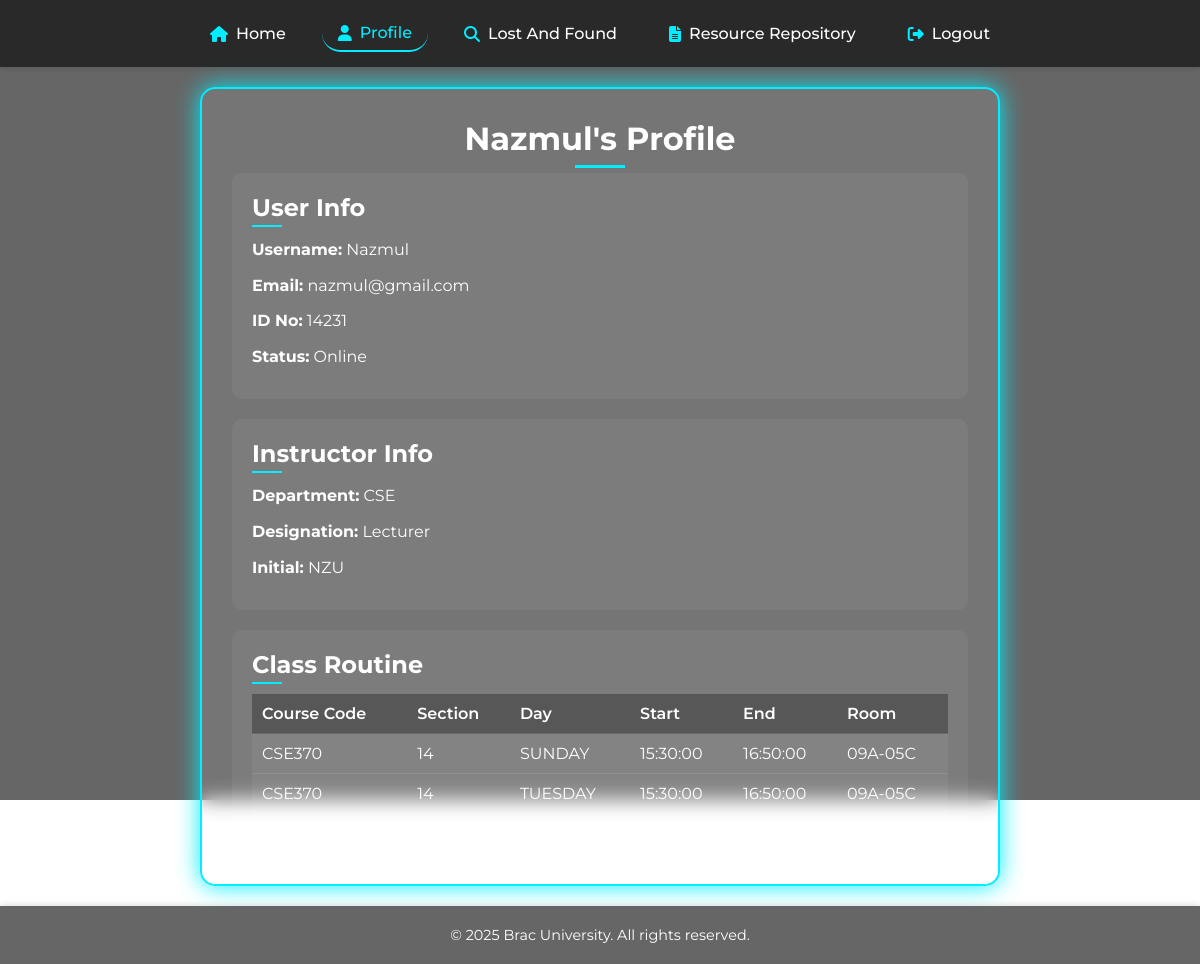
/Profile_dashboard/others_profile.php?user_id=29 (signed in), run on an earlier commit of the app's database.
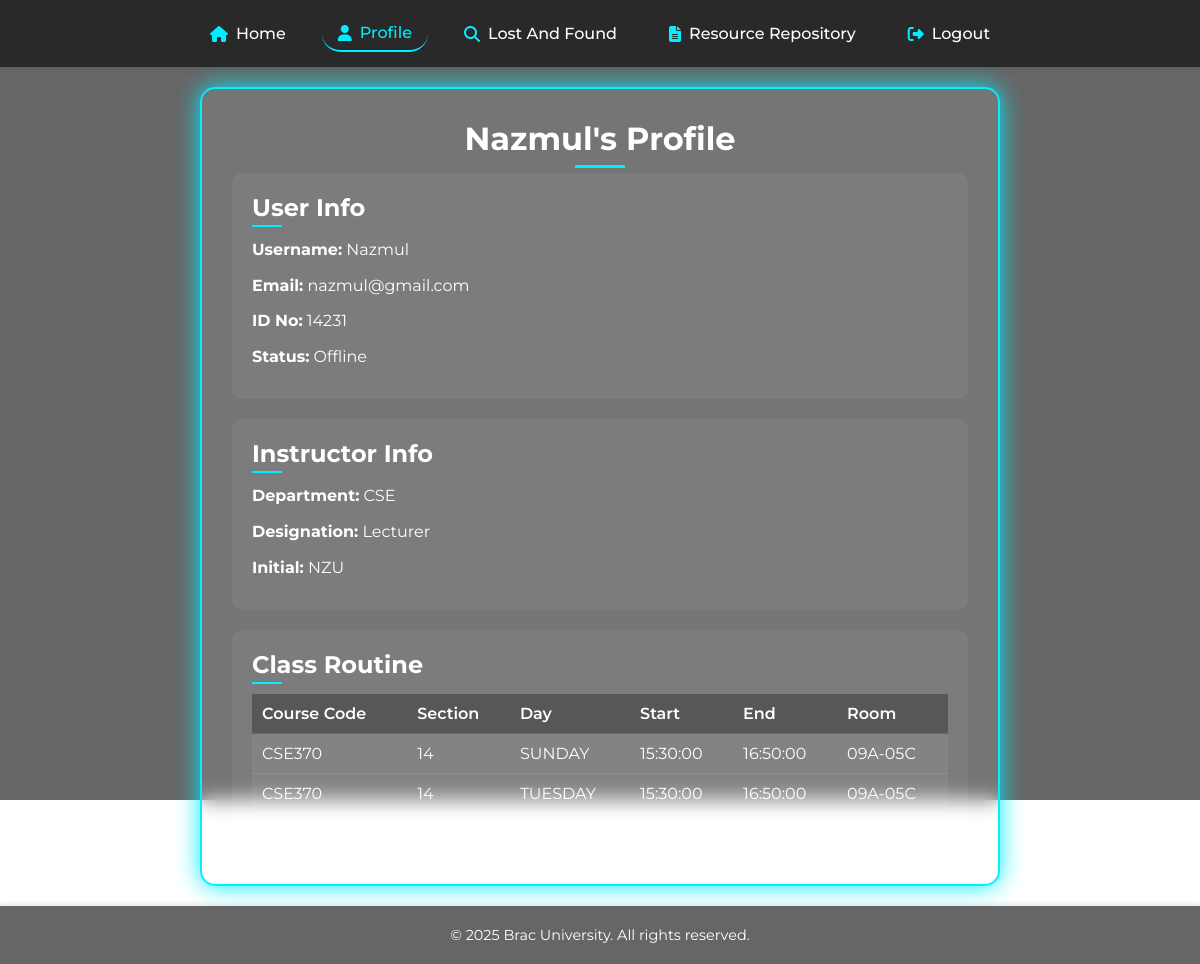
And on a later commit of the database.
### tables this page shows
CREATE TABLE `user` (
  `user_id` int(11) NOT NULL AUTO_INCREMENT,
  `username` varchar(50) NOT NULL,
  `email` varchar(100) NOT NULL,
  `password` varchar(255) NOT NULL,
  `status` varchar(50) NOT NULL DEFAULT 'Offline',
  `id_no` int(11) DEFAULT NULL,
  PRIMARY KEY (`user_id`),
  UNIQUE KEY `email` (`email`),
  UNIQUE KEY `id_no` (`id_no`)
);

### Profile_dashboard/others_profile.php (the view, shortened to what this page needs)
<?php
require_once '../connect.php';
$user_id = $_GET['user_id'];
$user_sql = "SELECT * FROM user WHERE user_id = $user_id";
$user_result = mysqli_query($conn, $user_sql);
$user = mysqli_fetch_assoc($user_result);
$instructor_sql = "SELECT * FROM instructor WHERE user_id = $user_id";
$instructor_result = mysqli_query($conn, $instructor_sql);
$instructor = mysqli_fetch_assoc($instructor_result);
$routine_sql = "
SELECT s.course_code, s.section, cs.day, cs.start_time, cs.end_time, cs.room
FROM enrollments e
JOIN sections s ON e.section_id = s.section_id
JOIN class_schedule cs ON s.section_id = cs.section_id
WHERE e.user_id = $user_id
ORDER BY s.course_code
";
$routine_result = mysqli_query($conn, $routine_sql);
?>
<!DOCTYPE html>
<html lang="en">
<head>
    <link rel="stylesheet" href="profile.css">
</head>
<body>
    <div class="bg-overlay"></div>
    <main>
        <nav>
            <a href="../index.php">Home</a>
            <a href="profile.php" class="active">Profile</a>
            <a href="../lost_and_found/lost_and_foundpage.php">Lost And Found</a>
            <a href="../Resource_Repository/resourcepage.php">Resource Repository</a>
            <a href="../logout.php">Logout</a>
        </nav>
        <div class="container">
            <h1><?= ($user['username']); ?>'s  Profile</h1>
            <div class="section card">
                <h2>User Info</h2>
                <p><strong>Username:</strong> <?= ($user['username']); ?></p>
                <p><strong>Email:</strong> <?= ($user['email']); ?></p>
                <p><strong>ID No:</strong> <?= ($user['id_no']); ?></p>
                <p><strong>Status:</strong> <?= ($user['status']); ?></p>
            </div>
            <?php if ($instructor): ?>
                <div class="section card">
                    <h2>Instructor Info</h2>
                    <p><strong>Department:</strong> <?= ($instructor['department']); ?></p>
                    <p><strong>Designation:</strong> <?= ($instructor['designation']); ?></p>
                    <p><strong>Initial:</strong> <?= ($instructor['initial']); ?></p>
                </div>
            <?php endif; ?>
            <div class="section card">
                <h2>Class Routine</h2>
                <?php if (mysqli_num_rows($routine_result) > 0): ?>
                    <table class="routine-table">
                        <thead>
                            <tr>
                                <th>Course Code</th>
                                <th>Section</th>
                                <th>Day</th>
                                <th>Start</th>
                                <th>End</th>
                                <th>Room</th>
                            </tr>
                        </thead>
                        <tbody>
                            <?php while ($row = mysqli_fetch_assoc($routine_result)): ?>
                                <tr>
                                    <td><?= ($row['course_code']); ?></td>
                                    <td><?= ($row['section']); ?></td>
                                    <td><?= ($row['day']); ?></td>
                                    <td><?= ($row['start_time']); ?></td>
                                    <td><?= ($row['end_time']); ?></td>
                                    <td><?= ($row['room']); ?></td>
                                </tr>
                            <?php endwhile; ?>
                        </tbody>
                    </table>
                <?php else: ?>
                    <p>No class routines found.</p>
                <?php endif; ?>
            </div>
        </div>
    </main>
    <footer class="site-footer">
        © 2025 Brac University. All rights reserved.
    </footer>
</body>
</html>

What changed in the data, as far as the page shows it:
changed user "Nazmul": status "Online" → "Offline"
